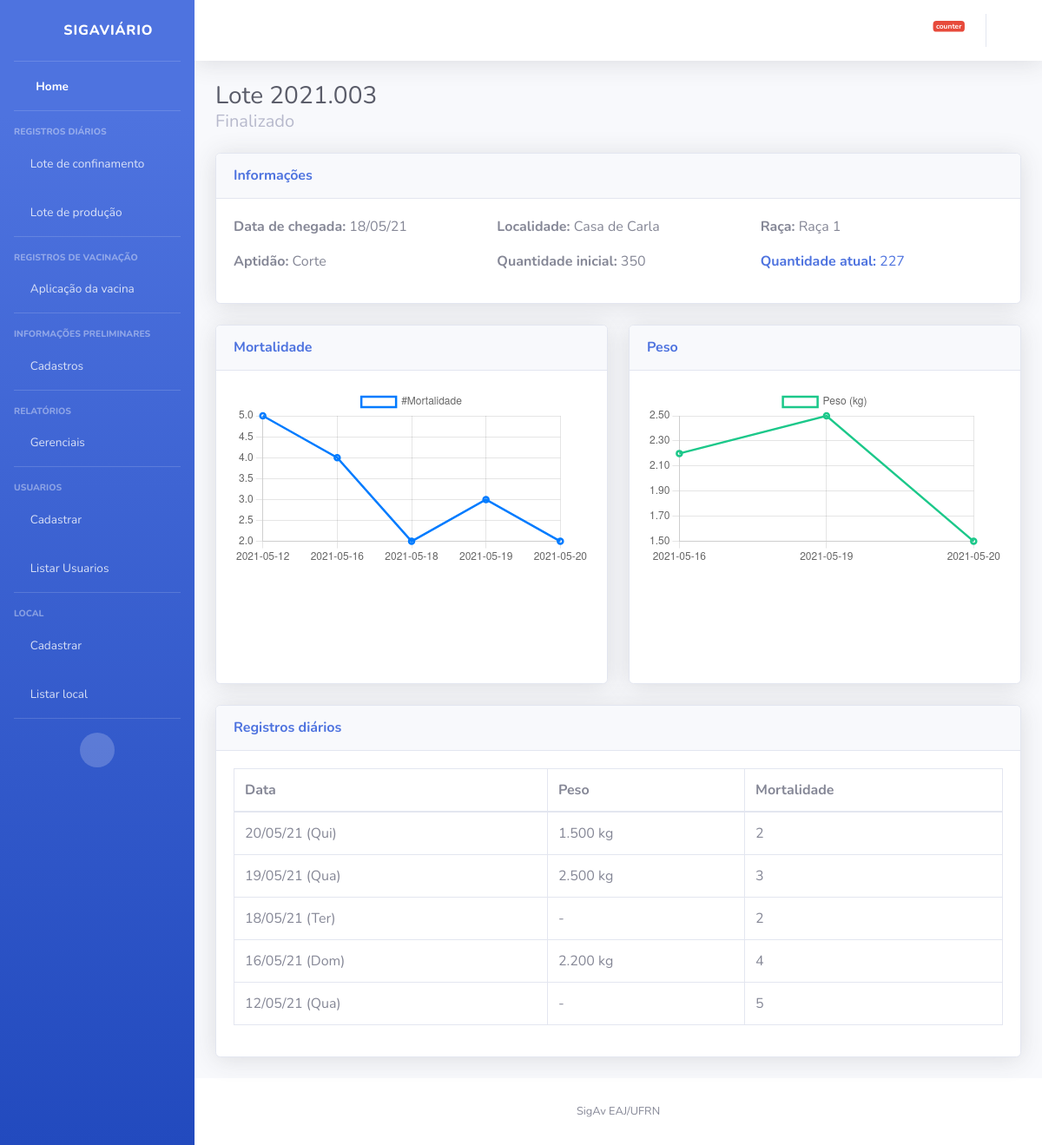
The app's page /lote/detalhes_finalizado/8 with its own data.
### lote/models.py (models this page shows, shortened)
class Lote(models.Model):
    codigo = models.CharField(max_length=50, unique=True)
    aptidao = models.CharField(max_length=1, choices=APTIDAO, default='B')
    data_chegada = models.DateField(default=date.today)
    localidade = models.CharField(max_length=200)
    quantidade_aves_chegada = models.PositiveIntegerField()
    quantidade_aves_final = models.PositiveIntegerField(null=True, blank=True)
    raca = models.CharField(max_length=1, choices=RACA)
    status = models.CharField(max_length=1, choices=STATUS, default='A')
    def __str__(self):
        return self.codigo
    class Meta:
        ordering = ('status','data_chegada',)

class Registro_diario_lote(models.Model):
    peso = models.DecimalField(max_digits=10, decimal_places=3, null=True, blank=True)
    mortalidade = models.PositiveIntegerField(default=0)
    lote = models.ForeignKey(Lote, on_delete=models.RESTRICT)
    data = models.DateField(default=date.today)
    class Meta:
        ordering = ('-lote','-data',)

### lote/views.py (the view)
# urls.py: path('detalhes_finalizado/<int:pk>', views.detalhes_finalizado, name='detalhes_finalizado'),
def detalhes_finalizado(request, pk):
    lote_atual = Lote.objects.get(pk=pk)
    registros_diarios = Registro_diario_lote.objects.filter(lote=lote_atual).order_by("-data")
    registros_diarios_graficos = registros_diarios.reverse()
    datas_mortalidade = []
    datas_peso = []
    mortalidade = []
    pesos = []
    for i, registro in enumerate(registros_diarios_graficos):
        datas_mortalidade.insert(i, str(registro.data))
        mortalidade.insert(i, registro.mortalidade)
        if (registro.peso != None):
            datas_peso.insert(i, str(registro.data))
            pesos.insert(i, str(registro.peso))
    informacoes = {
        'lote': lote_atual,
        'registros_diarios': registros_diarios,
        'datas_mortalidade': json.dumps(datas_mortalidade),
        'mortalidade': json.dumps(mortalidade),
        'datas_peso': json.dumps(datas_peso),
        'pesos': json.dumps(pesos)
    }
    return render(request, "lote/detalhes_finalizado.html", informacoes)

### templates/lote/detalhes_finalizado.html
{% extends "base.html" %}
{% block titulo %}
  Lote {{lote}}
  <p class="m-0 h5 font-weight-regular text-gray-500">{{lote.get_status_display}}</p>
{% endblock %}
{% block conteudo %}
<div class="row">
  <div class="col">
    <div class="card shadow mb-4">
        <div class="card-header py-3">
            <h6 class="m-0 font-weight-bold text-primary">Informações</h6>
        </div>
        <div class="card-body">
          <div class="row">
            <div class="col-lg-4">
              <p><strong>Data de chegada:</strong> {{lote.data_chegada|date:"d/m/y"}}</p>
              <p><strong>Aptidão:</strong> {{lote.get_aptidao_display}}</p>
            </div>
            <div class="col-lg-4">
              <p><strong>Localidade:</strong> {{lote.localidade}}</p>
              <p><strong>Quantidade inicial:</strong> {{lote.quantidade_aves_chegada}}</p>
            </div>
            <div class="col-lg-4">
              <p><strong>Raça:</strong> {{lote.get_raca_display}}</p>
              <p style="color: #4e73df"><strong>Quantidade atual:</strong> {{lote.quantidade_aves_final}}</p>
            </div>
          </div>
        </div>
    </div>
  </div>
</div>
<div class="row">
    <div class="col-lg-6">
      <div class="card shadow mb-4">
        <div class="card-header py-3 d-flex flex-row align-items-center justify-content-between">
          <h6 class="m-0 font-weight-bold text-primary">Mortalidade</h6>
        </div>
        <div class="card-body">
          <div class="chart-area">
            <canvas id="mortalidade_chart"></canvas>
          </div>
        </div>
      </div>
    </div>
    <div class="col-lg-6">
      <div class="card shadow mb-4">
        <div class="card-header py-3 d-flex flex-row align-items-center justify-content-between">
          <h6 class="m-0 font-weight-bold text-primary">Peso</h6>
        </div>
        <div class="card-body">
          <div class="chart-area">
            <canvas id="pesos_chart"></canvas>
          </div>
        </div>
      </div>
    </div>
</div>
<div class="card shadow mb-4">
    <div class="card-header py-3">
      <h6 class="m-0 font-weight-bold text-primary">Registros diários</h6>
    </div>
    <div class="card-body">
      <div class="table-responsive">
        <table class="table table-bordered" id="dataTable" width="100%" cellspacing="0">
          <thead>
            <tr>
              <th>Data</th>
              <th>Peso</th>
              <th>Mortalidade</th>
            </tr>
          </thead>
          <tbody>
            {% for registro in registros_diarios %}
            <tr>
                <td>{{registro.data|date:"d/m/y (D)" }}</td>
                <td>
                  {% if registro.peso != None %}
                    {{registro.peso}} kg
                  {% else %}
                    -
                  {% endif %}
                </td>
                <td>{{registro.mortalidade}}</td>
            </tr>
            {% endfor %}
          </tbody>
        </table>
      </div>
    </div>
  </div>
<script>
  window.onload = function () {
    var ctx1 = document.getElementById("mortalidade_chart").getContext('2d');
    var grafico1 = new Chart(ctx1, {
        type: 'line',
        data: {
            labels: {{  datas_mortalidade | safe }},
            datasets: [
            {
                label: '#Mortalidade',
                data: {{ mortalidade | safe }},
                backgroundColor: 'rgba(74, 111, 220, 0)',
                borderColor: '#007bff',
                borderWidth: 2.5
            }
            ]
        },
        options: {
            scales: {
                yAxes: [{
                    ticks: {
                        beginAtZero: true
                    }
                }]
            }
        }
    });
    var ctx2 = document.getElementById("pesos_chart").getContext('2d');
    var grafico2 = new Chart(ctx2, {
        type: 'line',
        data: {
            labels: {{  datas_peso | safe }},
            datasets: [
            {
                label: 'Peso (kg)',
                data: {{ pesos | safe }},
                backgroundColor: 'rgba(74, 111, 220, 0)',
                borderColor: '#1cc88a',
                borderWidth: 2.5
            }
            ]
        },
        options: {
            scales: {
                yAxes: [{
                    ticks: {
                        beginAtZero: true
                    }
                }]
            }
        }
    });
    grafico1.render();
    grafico2.render();
  }
</script>
{% endblock %}

### records on screen
Lote: codigo "2021.003", status "Finalizado", data_chegada "18/05/21", aptidao "Corte", localidade "Casa de Carla", quantidade_aves_chegada "350", raca "Raça 1", quantidade_aves_final "227"
Registro_diario_lote: data "20/05/21 (Qui)", peso "1.500", mortalidade "2"
Registro_diario_lote: data "19/05/21 (Qua)", peso "2.500", mortalidade "3"
Registro_diario_lote: data "18/05/21 (Ter)", mortalidade "2"
Registro_diario_lote: data "16/05/21 (Dom)", peso "2.200", mortalidade "4"
Registro_diario_lote: data "12/05/21 (Qua)", mortalidade "5"

### other values on screen
chart data {{ datas_mortalidade | safe }} ["2021-05-12", "2021-05-16", "2021-05-18", "2021-05-19", "2021-05-20"]
chart data {{ mortalidade | safe }} [5, 4, 2, 3, 2]
chart data {{ datas_peso | safe }} ["2021-05-16", "2021-05-19", "2021-05-20"]
chart data {{ pesos | safe }} ["2.200", "2.500", "1.500"]
